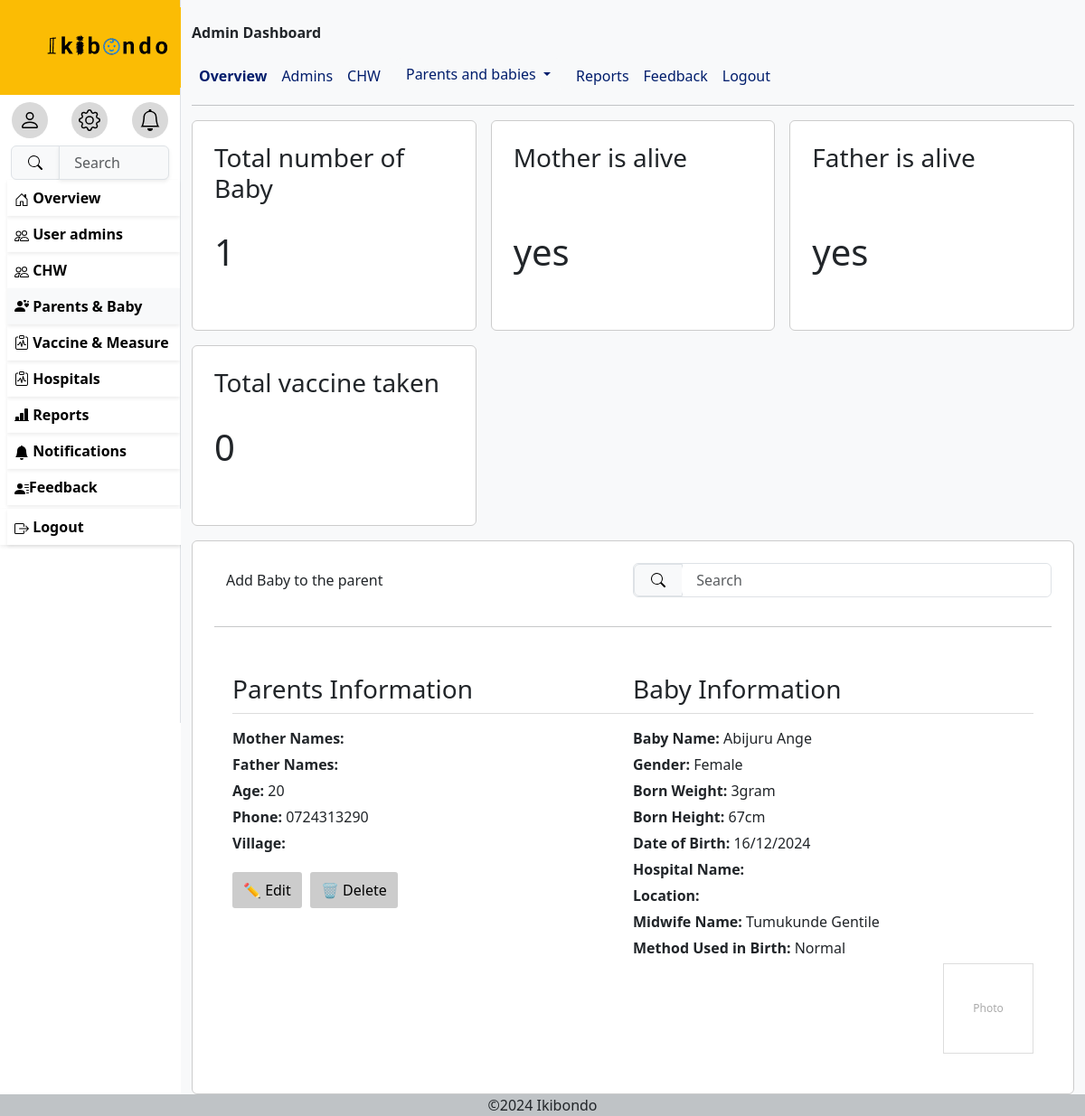
Screenshot of /babies/0724313290/ (signed in) with the database file from the repository.
### ikibondoapp/models.py (models this page shows, shortened)
class Baby(models.Model):
    BID= models.PositiveIntegerField(primary_key=True)
    PID= models.ForeignKey(Parent,related_name='Baby',on_delete=models.CASCADE)
    Names= models.CharField(max_length=100)
    Gender= models.CharField(max_length=30,choices=[('Male','Male'),('Female','Female')])
    DOB= models.DateTimeField()
    Photo= models.ImageField(default='default.png',blank=True)
    class Meta:
        verbose_name_plural = "Babies"

class Myuser(AbstractUser):
    ROLE_CHOICES = [
        ('Nurse', 'Nurse'),
        ('Superadmin', 'Superadmin'),
        ('Chw', 'Chw'),
        ('Parent', 'Parent'),
    ]
    GENDER_CHOICES = [
        ('Male', 'Male'),
        ('Female', 'Female'),
    ]
    username=None
    phone_number=models.CharField(max_length=10,validators=[
            RegexValidator(
                regex=r'^\d{10}$',
                message="Phone number must be 10 digits long.",
                code='invalid_phone_number'
            )
            ],
        unique=True)
    email=models.EmailField(unique=True,blank=True)
    role=models.CharField(choices=[('Nurse','Nurse'),('Superadmin','Superadmin'),('Chw','Chw'),('Parent','Parent')],max_length=50)
    gender= models.CharField(choices=[('Male','Male'),('Female','Female')],max_length=20)
    Age= models.PositiveIntegerField(null=True,validators=[
            RegexValidator(
                regex=r'^\d{2}$',
                message="age must be 2 digits long.",
                code='invalid_age_value'
            )
            ])
    need_password_change=models.BooleanField(default=True)
    USERNAME_FIELD='phone_number'
    REQUIRED_FIELDS=['email']
    object=CustomUserManager()

class Medical_info(models.Model):
    HID= models.ForeignKey(Hospital,related_name='bornhospital',on_delete=models.CASCADE)
    BID= models.OneToOneField(Baby,on_delete=models.CASCADE,related_name='Baby')
    Age= models.PositiveIntegerField(help_text="age in mouths")
    Born_height= models.PositiveBigIntegerField()
    Born_weight= models.PositiveBigIntegerField()
    Method_Used_in_Birth= models.CharField(max_length=100)
    Midwife_name= models.CharField(max_length=100)
    class Meta:
        verbose_name_plural = "Medical Infos"

### ikibondoapp/views.py (the view, shortened to what this page needs)
# urls.py: path('babies/<str:phone>/',babies,name='babies'),
@login_required
def babies(request,phone):
    parent=get_object_or_404(Myuser,phone_number=phone)
    parentprofile=get_object_or_404(Parent,User=parent)
    baby=Baby.objects.filter(PID=parentprofile)
    baby_with_medical_info = []
    for b in baby:
        infomedical = Medical_info.objects.filter(BID=b)
        baby_with_medical_info.append({
            'baby': b,
            'medical_info': infomedical
        })
    context={
        'now':now,
        'parent': parent,
        'parentprofile': parentprofile,
        'babywithmedicalinfo':baby_with_medical_info,
        'tbaby':returnsum(Baby),
    }
    return render(request,'babies.html',context)

### ikibondoapp/views.py (called while the page is built)
def returnsum(modelname):
    s=0
    for i in modelname.objects.all():
        s=s+1
    return s

### TEMPLATES/babies.html (shortened to what this page needs)
{% extends 'base.html' %}
{%block menu%}
<a href="{% url 'useradmin' %}" class="remove">
    <div class="p-2 ms-2 shadow-sm fw-bold hovs">
      Overview</div>
   </a>
   {%if user.role == 'Superadmin'%}
   <a href="{% url 'admins'%}" class="remove">
    <div class="p-2 ms-2 shadow-sm fw-bold hovs">
      User admins
     </div>
   </a>
   {%endif%}
   {% if user.role == 'Superadmin' or user.role == 'Nurse'%}
   <a href="{% url 'chw'%}" class="remove">
    <div class="p-2 ms-2 shadow-sm fw-bold  hovs">
      CHW
     </div>
   </a>
   {%endif%}
   <a href="{% url 'parents' %}" class="remove hovs">
    <div class="p-2  ms-2 shadow-sm fw-bold bg-light hovs">
      <i class="bi bi-person-hearts"></i>
       Parents & Baby</div>
   </a>
   <a href="{% url 'vaccine' %}" class="remove">
    <div class="p-2 ms-2 shadow-sm fw-bold hovs">
      <i class="bi bi-clipboard-pulse"></i>
       Vaccine & Measure</div>
   </a>
   {% if user.role == 'Superadmin' or user.role == 'Nurse'%}
   <a href="{% url 'hospitals' %}" class="remove">
    <div class="p-2 ms-2 shadow-sm fw-bold  hovs">
      <i class="bi bi-clipboard-pulse"></i>
       Hospitals</div>
   </a>
   <a href="{% url 'reports' %}" class="remove">
    <div class="p-2 ms-2 shadow-sm fw-bold hovs">
      <i class="bi bi-bar-chart-line-fill"></i>
      Reports</div>
   </a>
   {%endif%}
   <a href="{% url 'notification'%}" class="remove">
    <div class="p-2 ms-2 shadow-sm fw-bold  hovs">
      <svg xmlns="http://www.w3.org/2000/svg" width="16" height="16" fill="currentColor" class="bi bi-bell-fill" viewBox="0 0 16 16">
        <path d="M8 16a2 2 0 0 0 2-2H6a2 2 0 0 0 2 2m.995-14.901a1 1 0 1 0-1.99 0A5 5 0 0 0 3 6c0 1.098-.5 6-2 7h14c-1.5-1-2-5.902-2-7 0-2.42-1.72-4.44-4.005-4.901"/>
      </svg>
       Notifications</div>
   </a>
   {%if user.role == 'Superadmin' or user.role == 'Nurse'%}
   <a href="{% url 'adminfeedback'%}" class="remove">
    <div class="p-2 ms-2 shadow-sm fw-bold  hovs">
      Feedback
      </div>
   </a>
   {%endif%}
      <div>
      <form method="post" action="{% url 'logout' %}" class="container-fluid p-0 shadow-sm mt-1">
        <button type="submit" class="p-2 ms-2 shadow-sm fw-bold container-fluid border-0 bg-white text-start hovs">
           Logout</button>
        </form>
       </div>
{%endblock%}
{%block content%}
<div class="wrapper">
  <div class="box1">
    <h3>Total number of Baby</h3>
    <p style="font-size: 40px;">{{tbaby}}</p>
  </div>
  <div class="box1">
    <h3>Mother is alive</h3>
    <p style="font-size: 40px;">yes</p>
  </div>
  <div class="box1">
    <h3>Father is alive</h3>
    <p style="font-size: 40px;">yes</p>
  </div>
  <div class="box1">
    <h3>Total vaccine taken</h3>
    <p style="font-size: 40px;">0</p>
  </div>
</div>
<div class="wrapper">
  <div class="box1">
    <div class="hstack">
        <button type="button" class="btn btn-warming" data-bs-toggle="modal" data-bs-target="#exampleModal">
          Add Baby to the parent
        </button>
        <form class="form-control ms-auto p-0 w-50">
          <div class="input-group">
            <span class="input-group-text" id="basic-addon1"><button type="button" class="border-0 bg-light">
              <svg xmlns="http://www.w3.org/2000/svg" width="16" height="16" fill="currentColor" class="bi bi-search" viewBox="0 0 16 16">
              <path d="M11.742 10.344a6.5 6.5 0 1 0-1.397 1.398h-.001q.044.06.098.115l3.85 3.85a1 1 0 0 0 1.415-1.414l-3.85-3.85a1 1 0 0 0-.115-.1zM12 6.5a5.5 5.5 0 1 1-11 0 5.5 5.5 0 0 1 11 0"/>
              </svg>
              </button>
            </span>
            <input type="text" class="form-control rounded border-0" placeholder=" Search" aria-label="Username" aria-describedby="basic-addon1">
          </div>
        </form>
      </div>
    <hr>
    <div class="container-fluid container100">
      {% for babyinfo in babywithmedicalinfo %}
      <div class="section" id="parent-info">
          <h3>Parents Information</h3>
          <div class="info-line"><span>Mother Names:</span> {{ babyinfo.first_name }}</div>
          <div class="info-line"><span>Father Names:</span> {{ babyinfo.last_name }}</div>
          <div class="info-line"><span>Age:</span> {{ parent.Age }}</div>
          <div class="info-line"><span>Phone:</span> {{ parent.phone_number }}</div>
          <div class="info-line"><span>Village:</span> {{ parentprofile.Village }}</div>
          <div class="action-buttons">
              <button>✏️ Edit</button>
              <button>🗑️ Delete</button>
          </div>
      </div>
      <div class="section" id="baby-info">
              <h3>Baby Information</h3>
              <div class="info-line"><span>Baby Name:</span> {{ babyinfo.baby.Names }}</div>
              <div class="info-line"><span>Gender:</span> {{ babyinfo.baby.Gender }}</div>
              <div class="info-line"><span>Born Weight:</span> {{ babyinfo.medical_info.first.Born_weight }}gram</div>
              <div class="info-line"><span>Born Height:</span> {{ babyinfo.medical_info.first.Born_height }}cm</div>
              <div class="info-line"><span>Date of Birth:</span> {{ babyinfo.baby.DOB|date:"d/m/Y" }}</div>
              <div class="info-line"><span>Hospital Name:</span> {{ babyinfo.medical_info.first.Hospital_name }}</div>
              <div class="info-line"><span>Location:</span> {{ babyinfo.medical_info.first.Location }}</div>
              <div class="info-line"><span>Midwife Name:</span> {{ babyinfo.medical_info.first.Midwife_name }}</div>
              <div class="info-line"><span>Method Used in Birth:</span> {{ babyinfo.medical_info.first.Method_Used_in_Birth }}</div>
              <div class="photo-placeholder">Photo </div><img src="{{babyinfo.Photo.url}}" alt="">
      </div>
  </div>
  {% endfor %}
  </div>
</div>
{%endblock%}

### TEMPLATES/base.html (style rules this page uses)
*, *::before, *::after { box-sizing: border-box; }
* { margin: 0; }
body { font-family: system-ui; max-width: 100%; margin-inline: auto; }
.remove { text-decoration: none; color: #000; font-weight: bolder; }
.wrapper { display: grid; grid-template-columns: repeat(auto-fit, minmax(250px, 1fr)); gap:1rem; margin-top: 1rem ; }
.box1 { background-color: #fff; border: 1px solid #ccc; border-radius: 6px; padding: 1.5rem; display: grid; grid-template-rows: subgrid; grid-row:span 3; }
.container100 { display: flex; justify-content: space-between; background-color: #fff; padding: 20px; border-radius: 5px; max-width: 100%; margin: auto; }
.section { width: 59%; }
.section h3 { border-bottom: 1px solid #ddd; padding-bottom: 10px; margin-bottom: 15px; }
.info-line { margin: 5px 0; }
.info-line span { font-weight: bold; }
.action-buttons { margin-top: 20px; }
.action-buttons button { padding: 8px 12px; margin-right: 5px; background-color: #ccc; border: none; border-radius: 3px; cursor: pointer; }
.photo-placeholder { width: 100px; height: 100px; border: 1px solid #ddd; margin-left: auto; display: flex; justify-content: center; align-items: center; color: #aaa; font-size: 12px; }

### rows the page displays
Baby: baby.Names "Abijuru Ange", baby.Gender "Female", medical_info.first.Born_weight "3", medical_info.first.Born_height "67", baby.DOB "16/12/2024", medical_info.first.Midwife_name "Tumukunde Gentile", medical_info.first.Method_Used_in_Birth "Normal"
Myuser: Age "20", phone_number "0724313290"

### other values shown
{{ tbaby }} "1"
